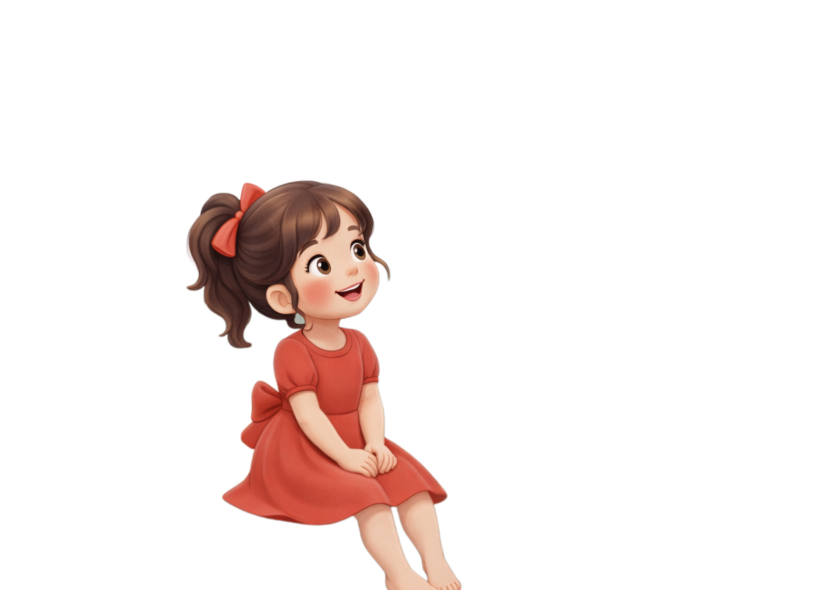
#> input picture sample Book/ref_child.png, 2500 x 1768 px, found by its file name (shown at 1/3 size)
$ python generate_slots.py
#> lines starting #> are read from the running program, lines starting #| are printed output that depends on the picture
from PIL import Image
import json
import os

def get_bbox_from_image(image_path: str, role: str):
#> called with role = 'child'
    try:
        img = Image.open(image_path).convert("RGBA")

        # Simple "White to Transparent" for these samples
        data = img.getdata()
        new_data = []
        for item in data:
            # If pixel is near white, make it transparent
            if item[0] > 240 and item[1] > 240 and item[2] > 240:
                new_data.append((255, 255, 255, 0))
            else:
                new_data.append(item)
#> after the loop, new_data = 4420000 items

        img.putdata(new_data)

        # Save the fixed transparent image back (optional, but good for testing)
        img.save(image_path)

        bbox = img.getbbox()
#> bbox = (557, 540, 1386, 1768)
        if bbox:
            return {
                "slot_id": role,
                "role": role,
                "bbox_px": {
                    "x": bbox[0],
                    "y": bbox[1],
                    "w": bbox[2] - bbox[0],
                    "h": bbox[3] - bbox[1]
                },
                "z_index": 10 if role == "child" else 5,
                "rotation_deg": 0,
                "scale_mode": "fit_height"
            }
        else:
            print(f"Warning: Empty image for {role}")
            return None
    except Exception as e:
        print(f"Error processing {image_path}: {e}")
        return None

def main():
    # Use absolute path based on the script location to avoid CWD issues
    script_dir = os.path.dirname(os.path.abspath(__file__))
    base_dir = os.path.join(script_dir, "backend", "assets", "templates", "book_sample", "v1", "pages", "p001")

    print(f"Looking for assets in: {base_dir}")
    if not os.path.exists(base_dir):
        print(f"Error: Directory {base_dir} does not exist.")
        return

    child_path = os.path.join(base_dir, "ref_child.png")
    mom_path = os.path.join(base_dir, "ref_mom.png")

    slots = []

    # Process Child
    child_slot = get_bbox_from_image(child_path, "child")
#> child_slot = 6 items
    if child_slot:
        slots.append(child_slot)

    # Process Mom
    mom_slot = get_bbox_from_image(mom_path, "mom")
#> call 2 of get_bbox_from_image, with role = 'mom'
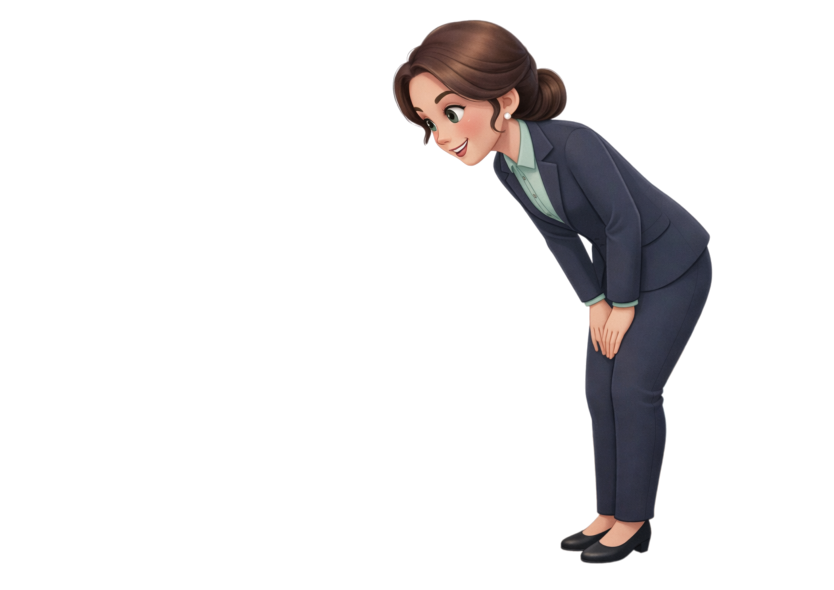
#> input picture backend/assets/templates/book_sample/v1/pages/p001/ref_mom.png, 2500 x 1768 px (shown at 1/3 size)
#> in get_bbox_from_image, img is the input picture: PIL image 2500x1768 RGBA; mean R, G, B, A 233.5, 232.2, 232.8, 32.6
#> in get_bbox_from_image (call 2), `bbox = img.getbbox()`: bbox = (1177, 59, 2138, 1692)
#> mom_slot = 6 items
    if mom_slot:
        slots.append(mom_slot)

    # Create slot.json
    output_data = {
        "page_id": "p001",
        "canvas": {
            "width_px": 2048, # Default, will verify
            "height_px": 1536
        },
        "slots": slots
    }

    # Verify canvas size from BG
    bg_path = os.path.join(base_dir, "bg.png")
    if os.path.exists(bg_path):
        bg = Image.open(bg_path)
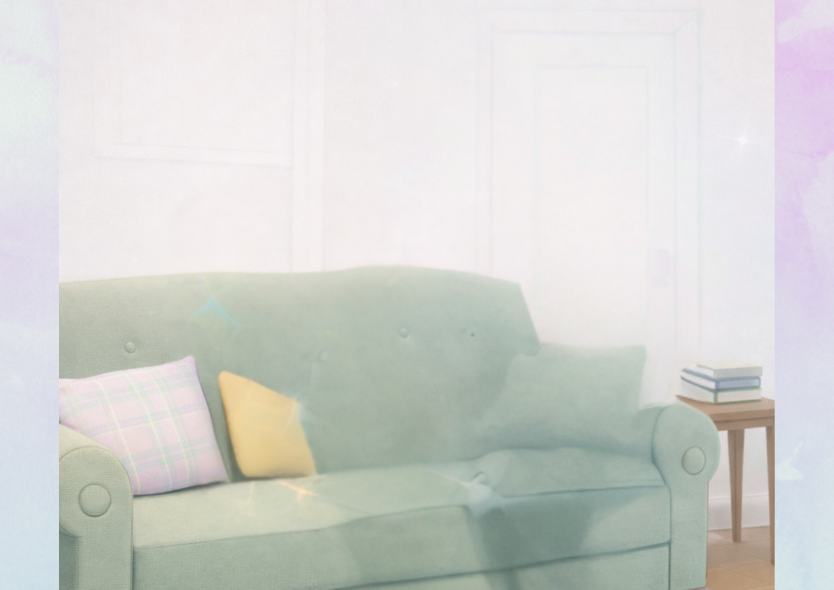
#> input picture backend/assets/templates/mother_and_kid/v1/pages/p001/bg.png, 2500 x 1768 px, found by its file name (shown at 1/3 size)
#> bg is the input picture: PIL image 2500x1768 RGB; mean R, G, B 211.1, 212.4, 208.9
        output_data["canvas"]["width_px"] = bg.width
        output_data["canvas"]["height_px"] = bg.height

    output_path = os.path.join(base_dir, "slot.json")
    with open(output_path, "w") as f:
        json.dump(output_data, f, indent=2)

    print(f"Generated {output_path}")
    print(json.dumps(output_data, indent=2))
#> (printed output is left out)

if __name__ == "__main__":
    main()
